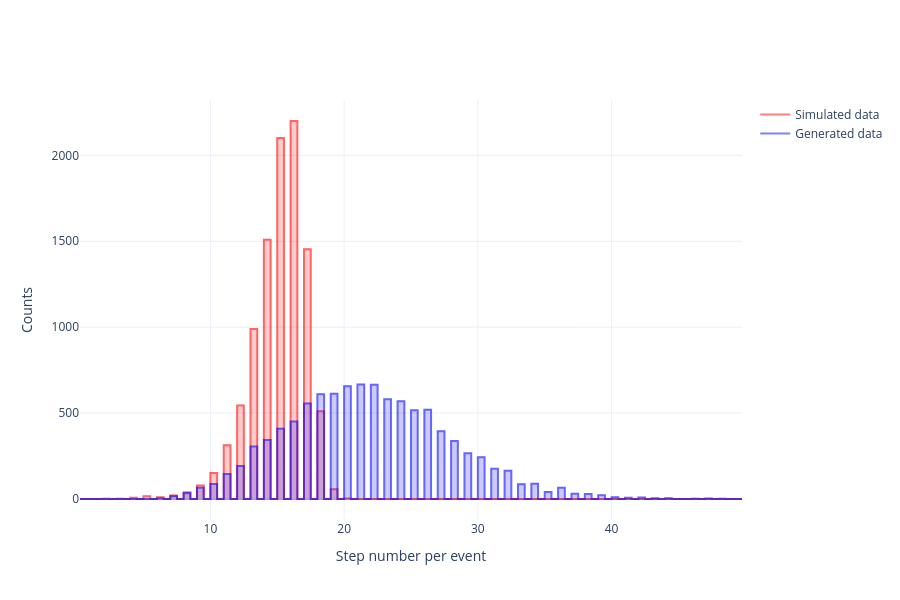

The notebook cell this image was saved under:
### Markdown cell above
Istogramma del numero di step di ogni particella

### Code cell
# Numero di step per evento (sia simulati che generati)
steps_simulated = df_simulated.groupby("EventNumber").size()
#steps_generated = df_generated.groupby("EventNumber").size()
steps_generated = df_generated.groupby("EventNumber").size() - 1  # esclude l'ultimo step

# Istogramma simulato
counts_simulated, bins_simulated = np.histogram(steps_simulated, 100, range = (0,50))
bins_centre_simulated = (bins_simulated[:-1] + bins_simulated[1:]) / 2

# Istogramma generato
counts_generated, bins_generated = np.histogram(steps_generated, 100, range = (0,50))
bins_centre_generated = (bins_generated[:-1] + bins_generated[1:]) / 2

# Figura
fig = go.Figure()

# Simulated data (linea + area rossa)
fig.add_trace(go.Scatter(
    x=bins_centre_simulated,
    y=counts_simulated,
    mode="lines",
    name="Simulated data",
    line=dict(color="red", shape="hvh"),
    opacity=0.5,
    showlegend=True
))
fig.add_trace(go.Scatter(
    x=np.concatenate([bins_centre_simulated, bins_centre_simulated[::-1]]),
    y=np.concatenate([counts_simulated, np.zeros_like(counts_simulated)]),
    fill="toself",
    fillcolor="red",
    line=dict(color="red", shape="hvh"),
    opacity=0.2,
    name="Simulated data",
    showlegend=False
))

# Generated data (linea + area blu)
fig.add_trace(go.Scatter(
    x=bins_centre_generated,
    y=counts_generated,
    mode="lines",
    name="Generated data",
    line=dict(color="blue", shape="hvh"),
    opacity=0.5,
    showlegend=True
))
fig.add_trace(go.Scatter(
    x=np.concatenate([bins_centre_generated, bins_centre_generated[::-1]]),
    y=np.concatenate([counts_generated, np.zeros_like(counts_generated)]),
    fill="toself",
    fillcolor="blue",
    line=dict(color="blue", shape="hvh"),
    opacity=0.2,
    name="Generated data",
    showlegend=False
))

# Layout
fig.update_layout(
    xaxis_title="Step number per event",
    yaxis_title="Counts",
    template="plotly_white",
    height=600
)

# fig.update_yaxes(type="log")  # scommenta se vuoi asse Y logaritmico

fig.show()

### Figure 1 — Plotly figure (JSON) as saved in the notebook; plotly's stock layout.template omitted (floating-point values rounded to 4 significant figures; data arrays with more than 128 entries replaced by an {"elided": "..."} marker saying what was removed)
{"data": [{"line": {"color": "red", "shape": "hvh"}, "mode": "lines", "name": "Simulated data", "opacity": 0.5, "showlegend": true, "type": "scatter", "x": [0.25, 0.75, 1.25, 1.75, 2.25, 2.75, 3.25, 3.75, 4.25, 4.75, 5.25, 5.75, 6.25, 6.75, 7.25, 7.75, 8.25, 8.75, 9.25, 9.75, 10.25, 10.75, 11.25, 11.75, 12.25, 12.75, 13.25, 13.75, 14.25, 14.75, 15.25, 15.75, 16.25, 16.75, 17.25, 17.75, 18.25, 18.75, 19.25, 19.75, 20.25, 20.75, 21.25, 21.75, 22.25, 22.75, 23.25, 23.75, 24.25, 24.75, 25.25, 25.75, 26.25, 26.75, 27.25, 27.75, 28.25, 28.75, 29.25, 29.75, 30.25, 30.75, 31.25, 31.75, 32.25, 32.75, 33.25, 33.75, 34.25, 34.75, 35.25, 35.75, 36.25, 36.75, 37.25, 37.75, 38.25, 38.75, 39.25, 39.75, 40.25, 40.75, 41.25, 41.75, 42.25, 42.75, 43.25, 43.75, 44.25, 44.75, 45.25, 45.75, 46.25, 46.75, 47.25, 47.75, 48.25, 48.75, 49.25, 49.75], "y": [0, 0, 0, 0, 1, 0, 2, 0, 7, 0, 16, 0, 10, 0, 20, 0, 33, 0, 79, 0, 152, 0, 313, 0, 544, 0, 989, 0, 1509, 0, 2101, 0, 2200, 0, 1454, 0, 510, 0, 57, 0, 3, 0, 0, 0, 0, 0, 0, 0, 0, 0, 0, 0, 0, 0, 0, 0, 0, 0, 0, 0, 0, 0, 0, 0, 0, 0, 0, 0, 0, 0, 0, 0, 0, 0, 0, 0, 0, 0, 0, 0, 0, 0, 0, 0, 0, 0, 0, 0, 0, 0, 0, 0, 0, 0, 0, 0, 0, 0, 0, 0]}, {"fill": "toself", "fillcolor": "red", "line": {"color": "red", "shape": "hvh"}, "name": "Simulated data", "opacity": 0.2, "showlegend": false, "type": "scatter", "x": {"elided": "200 float values"}, "y": {"elided": "200 int values"}}, {"line": {"color": "blue", "shape": "hvh"}, "mode": "lines", "name": "Generated data", "opacity": 0.5, "showlegend": true, "type": "scatter", "x": [0.25, 0.75, 1.25, 1.75, 2.25, 2.75, 3.25, 3.75, 4.25, 4.75, 5.25, 5.75, 6.25, 6.75, 7.25, 7.75, 8.25, 8.75, 9.25, 9.75, 10.25, 10.75, 11.25, 11.75, 12.25, 12.75, 13.25, 13.75, 14.25, 14.75, 15.25, 15.75, 16.25, 16.75, 17.25, 17.75, 18.25, 18.75, 19.25, 19.75, 20.25, 20.75, 21.25, 21.75, 22.25, 22.75, 23.25, 23.75, 24.25, 24.75, 25.25, 25.75, 26.25, 26.75, 27.25, 27.75, 28.25, 28.75, 29.25, 29.75, 30.25, 30.75, 31.25, 31.75, 32.25, 32.75, 33.25, 33.75, 34.25, 34.75, 35.25, 35.75, 36.25, 36.75, 37.25, 37.75, 38.25, 38.75, 39.25, 39.75, 40.25, 40.75, 41.25, 41.75, 42.25, 42.75, 43.25, 43.75, 44.25, 44.75, 45.25, 45.75, 46.25, 46.75, 47.25, 47.75, 48.25, 48.75, 49.25, 49.75], "y": [0, 0, 0, 0, 0, 0, 0, 0, 0, 0, 0, 0, 3, 0, 16, 0, 38, 0, 66, 0, 87, 0, 146, 0, 192, 0, 305, 0, 344, 0, 409, 0, 451, 0, 556, 0, 609, 0, 613, 0, 656, 0, 666, 0, 665, 0, 581, 0, 569, 0, 517, 0, 520, 0, 395, 0, 338, 0, 266, 0, 243, 0, 176, 0, 165, 0, 86, 0, 89, 0, 41, 0, 66, 0, 30, 0, 29, 0, 22, 0, 10, 0, 8, 0, 9, 0, 5, 0, 4, 0, 0, 0, 2, 0, 3, 0, 2, 0, 0, 0]}, {"fill": "toself", "fillcolor": "blue", "line": {"color": "blue", "shape": "hvh"}, "name": "Generated data", "opacity": 0.2, "showlegend": false, "type": "scatter", "x": {"elided": "200 float values"}, "y": {"elided": "200 int values"}}], "layout": {"height": 600, "xaxis": {"title": {"text": "Step number per event"}}, "yaxis": {"title": {"text": "Counts"}}}}
